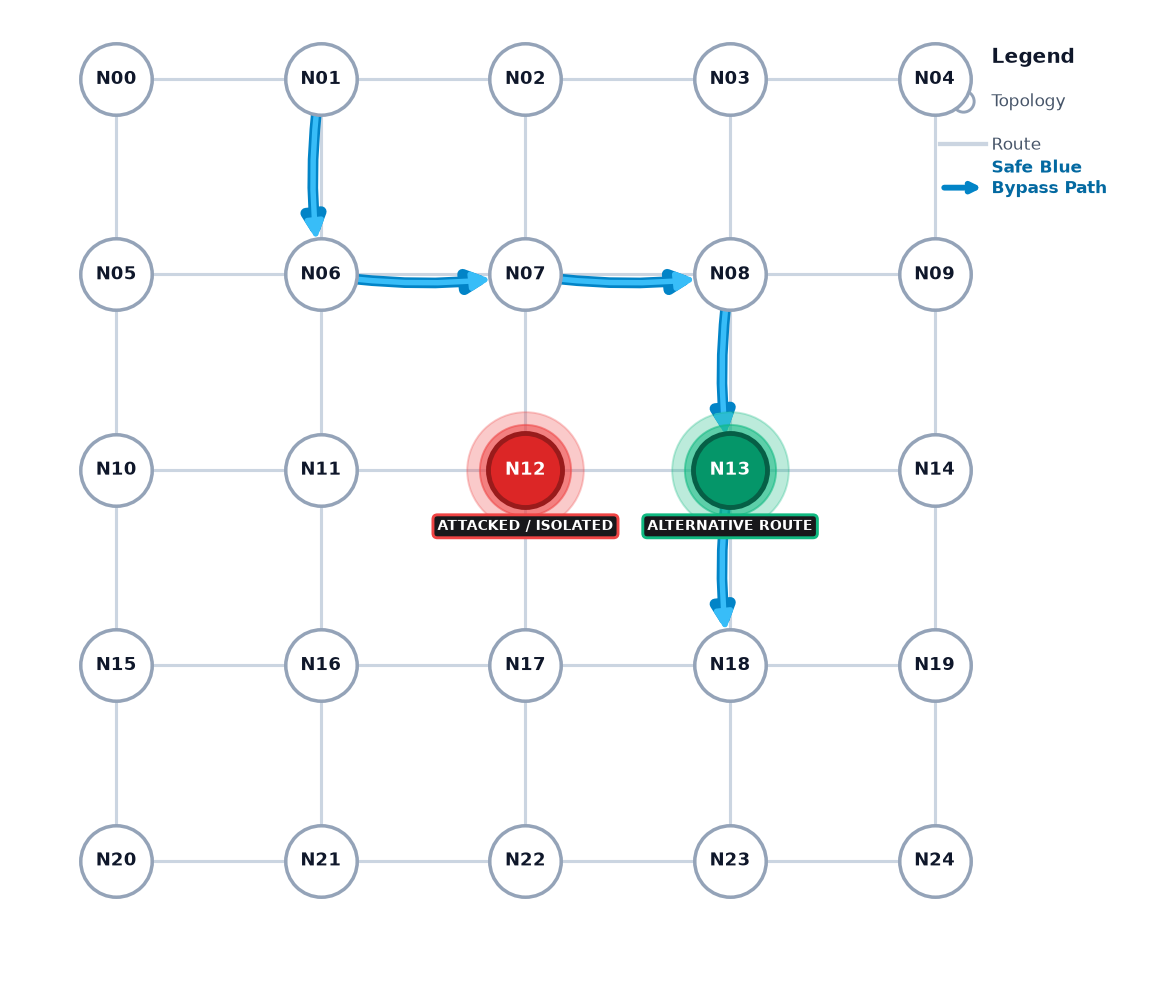

Write the Python code that produced this figure.
import sys
sys.path.insert(0, '/home/soniya/noxim')
import matplotlib
matplotlib.use('Agg')
import matplotlib.pyplot as plt
from app import render_5x5_mesh

fig = render_5x5_mesh(12, 13)
fig.savefig('/home/soniya/noxim/test_mesh.png', bbox_inches='tight', dpi=140)
plt.close(fig)
print('Mesh rendered OK')
